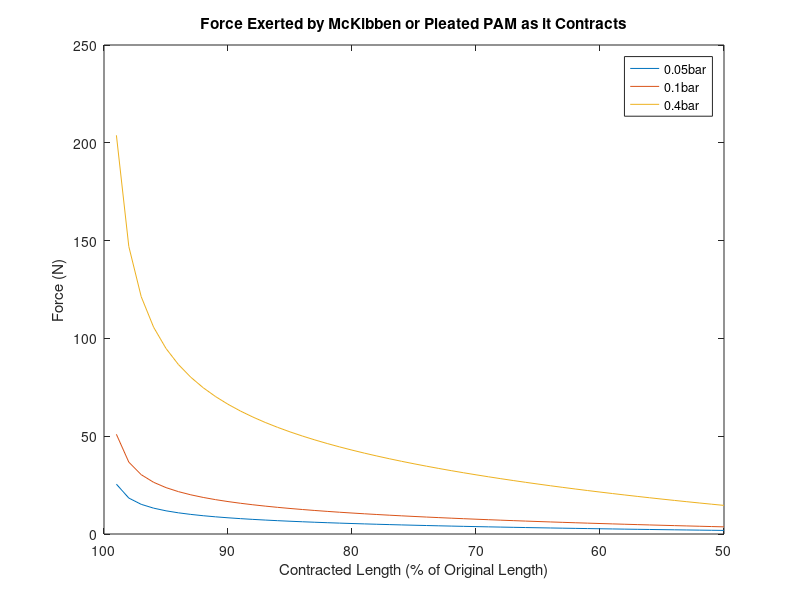

Write the MATLAB code that produced this figure.
%% Force of McKibben and Pleated PAM
%%
% INPUTTING PARAMETERS
%Current values show dimensions of final PAM design

%Set L_1, the length of deflated PAM (m)
L_1=0.04;
%L_1 = input("Enter the length of deflated PAM (metres)");
%Set D_E, the diameter of end of PAM (m)
D_E=0.016;
%D_E = input("Enter the diameter of end of deflated PAM (metres)");

%%
%CALCULATING FORCE

%Set up range of lengths of contracting PAM 
%(factor=0.9 means PAM is 90% of original length, contraction is 10% of original length)
factor=0.5:0.01:0.99;
L_2=L_1*factor;
%For plot later
factorpercent=(factor.*100);

%Set up the equations needed to find PAM's Force
%Calculate half length of  PAM
l_1=L_1./2;
l_2=L_2./2;
%Calculate volume of deflated PAM (cylinder)
V_1= pi*(D_E/2)^2*L_1;
%Calculate diameter of inflated PAM at widest point
D_2=D_E+(2*sqrt(l_1.^2 - l_2.^2));
%Calculate volume of inflated PAM (truncated cones)
V_2=2*((1/3).*pi.*l_2.*((D_E/2).*(D_2/2) +(D_E/2).^2 +(D_2/2).^2));
%Calculate difference between deflated and inflated volume
dV=V_2-V_1;
%Calculate difference between deflated and inflated length
dL=L_1-L_2;

%%
%PLOTTING GRAPH

%Calculate force PAM generates
for p=[5000,10000,40000]
%for p=[10000,50000,100000]
%for p = 10000:10000:100000
F=2/3*p.*dV./dL;
%Plot force against contraction
plot(factorpercent, F)
hold on
end

xlabel('Contracted Length (% of Original Length)')
ylabel('Force (N)')
title('Force Exerted by McKibben or Pleated PAM as it Contracts')
set(gca, 'XDir','reverse')
legend('0.05bar','0.1bar','0.4bar')
%legend('10kPa','50kPA','100kPA')
%legend ('1 bar','2 bar','3 bar')